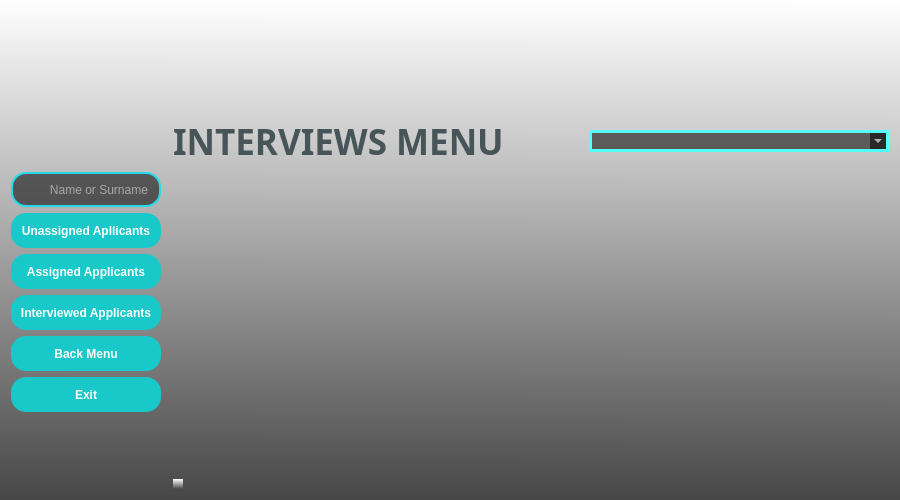
<?xml version="1.0" encoding="UTF-8"?>
<ui version="4.0">
 <class>FormInterviews</class>
 <widget class="QWidget" name="FormInterviews">
  <property name="geometry">
   <rect>
    <x>0</x>
    <y>0</y>
    <width>900</width>
    <height>500</height>
   </rect>
  </property>
  <property name="minimumSize">
   <size>
    <width>840</width>
    <height>500</height>
   </size>
  </property>
  <property name="maximumSize">
   <size>
    <width>16777215</width>
    <height>16777215</height>
   </size>
  </property>
  <property name="windowTitle">
   <string>INTERVIEWS</string>
  </property>
  <property name="windowIcon">
   <iconset>
    <normaloff>pictures/logo1.ico</normaloff>pictures/logo1.ico</iconset>
  </property>
  <property name="styleSheet">
   <string notr="true">background-color: qlineargradient(spread:pad, x1:0.489, y1:1, x2:0.494, y2:0, stop:0 rgba(71, 71, 71, 255), stop:1 rgba(255, 255, 255, 255));</string>
  </property>
  <layout class="QGridLayout" name="gridLayout">
   <item row="6" column="0">
    <widget class="QPushButton" name="pushButtonInterviewedApplicants">
     <property name="sizePolicy">
      <sizepolicy hsizetype="Fixed" vsizetype="Fixed">
       <horstretch>0</horstretch>
       <verstretch>0</verstretch>
      </sizepolicy>
     </property>
     <property name="minimumSize">
      <size>
       <width>150</width>
       <height>35</height>
      </size>
     </property>
     <property name="maximumSize">
      <size>
       <width>160</width>
       <height>35</height>
      </size>
     </property>
     <property name="font">
      <font>
       <bold>true</bold>
      </font>
     </property>
     <property name="styleSheet">
      <string notr="true">QPushButton{
	border-radius : 15px;
	background-color : rgb(25, 200, 200);
	color: rgb(255, 255, 255);
}
QPushButton:hover{
	background-color: rgb(20, 135, 135);
	border: 2px solid rgb(255, 80, 0);
}</string>
     </property>
     <property name="text">
      <string>Interviewed Applicants</string>
     </property>
    </widget>
   </item>
   <item row="8" column="0">
    <widget class="QPushButton" name="pushButtonExit">
     <property name="sizePolicy">
      <sizepolicy hsizetype="Fixed" vsizetype="Fixed">
       <horstretch>0</horstretch>
       <verstretch>0</verstretch>
      </sizepolicy>
     </property>
     <property name="minimumSize">
      <size>
       <width>150</width>
       <height>35</height>
      </size>
     </property>
     <property name="maximumSize">
      <size>
       <width>160</width>
       <height>35</height>
      </size>
     </property>
     <property name="font">
      <font>
       <family>Arial</family>
       <bold>true</bold>
      </font>
     </property>
     <property name="styleSheet">
      <string notr="true">QPushButton{
	border-radius : 15px;
	background-color : rgb(25, 200, 200);
	color: rgb(255, 255, 255);
}
QPushButton:hover{
	background-color: rgb(20, 135, 135);
	border: 2px solid rgb(255, 80, 0);
}</string>
     </property>
     <property name="text">
      <string>Exit</string>
     </property>
    </widget>
   </item>
   <item row="4" column="0">
    <widget class="QPushButton" name="pushButtonUnassignedApplicants">
     <property name="sizePolicy">
      <sizepolicy hsizetype="Fixed" vsizetype="Fixed">
       <horstretch>0</horstretch>
       <verstretch>0</verstretch>
      </sizepolicy>
     </property>
     <property name="minimumSize">
      <size>
       <width>150</width>
       <height>35</height>
      </size>
     </property>
     <property name="maximumSize">
      <size>
       <width>160</width>
       <height>35</height>
      </size>
     </property>
     <property name="font">
      <font>
       <family>Arial</family>
       <bold>true</bold>
      </font>
     </property>
     <property name="styleSheet">
      <string notr="true">QPushButton{
	border-radius : 15px;
	background-color : rgb(25, 200, 200);
	color: rgb(255, 255, 255);
}
QPushButton:hover{
	background-color: rgb(20, 135, 135);
	border: 2px solid rgb(255, 80, 0);
}</string>
     </property>
     <property name="text">
      <string>Unassigned Apllicants</string>
     </property>
    </widget>
   </item>
   <item row="2" column="4" colspan="2">
    <layout class="QHBoxLayout" name="horizontalLayout">
     <item alignment="Qt::AlignRight">
      <widget class="QComboBox" name="comboBoxFilterOptions">
       <property name="minimumSize">
        <size>
         <width>300</width>
         <height>0</height>
        </size>
       </property>
       <property name="styleSheet">
        <string notr="true">QComboBox {
	border-radius : 15px;
	border: 3px solid rgb(85, 255, 255);
	background-color: rgba(0, 0, 0,55%);
	color: rgb(255, 255, 255);
}

QComboBox:hover {
	border: 2px solid rgb(255, 80, 0);
}

QComboBox:focus  {
  border: 2px solid rgb(162, 0, 0);
  background-color: rgb(47, 47, 47);
}
</string>
       </property>
      </widget>
     </item>
    </layout>
   </item>
   <item row="0" column="5">
    <spacer name="horizontalSpacer">
     <property name="orientation">
      <enum>Qt::Horizontal</enum>
     </property>
     <property name="sizeHint" stdset="0">
      <size>
       <width>40</width>
       <height>20</height>
      </size>
     </property>
    </spacer>
   </item>
   <item row="0" column="0">
    <widget class="QLabel" name="labelPicture">
     <property name="maximumSize">
      <size>
       <width>200</width>
       <height>150</height>
      </size>
     </property>
     <property name="styleSheet">
      <string notr="true">background-color: rgba(0, 0, 0,0%);</string>
     </property>
     <property name="text">
      <string/>
     </property>
     <property name="pixmap">
      <pixmap>pictures/interviews_menu.png</pixmap>
     </property>
     <property name="scaledContents">
      <bool>true</bool>
     </property>
    </widget>
   </item>
   <item row="0" column="2">
    <widget class="QLabel" name="labelLogo">
     <property name="maximumSize">
      <size>
       <width>16777215</width>
       <height>150</height>
      </size>
     </property>
     <property name="styleSheet">
      <string notr="true">background-color: rgba(0, 0, 0,0%);</string>
     </property>
     <property name="text">
      <string/>
     </property>
     <property name="pixmap">
      <pixmap>pictures/logo1.ico</pixmap>
     </property>
     <property name="scaledContents">
      <bool>false</bool>
     </property>
    </widget>
   </item>
   <item row="3" column="1" rowspan="7" colspan="5">
    <widget class="QTableWidget" name="tableWidget">
     <property name="sizePolicy">
      <sizepolicy hsizetype="Preferred" vsizetype="Preferred">
       <horstretch>0</horstretch>
       <verstretch>0</verstretch>
      </sizepolicy>
     </property>
     <property name="styleSheet">
      <string notr="true">background-color: rgba(0, 0, 0,0%);</string>
     </property>
     <attribute name="horizontalHeaderDefaultSectionSize">
      <number>170</number>
     </attribute>
    </widget>
   </item>
   <item row="2" column="2" colspan="2">
    <widget class="QLabel" name="labelMenu">
     <property name="minimumSize">
      <size>
       <width>380</width>
       <height>0</height>
      </size>
     </property>
     <property name="maximumSize">
      <size>
       <width>16777215</width>
       <height>60</height>
      </size>
     </property>
     <property name="font">
      <font>
       <family>Arial Black</family>
       <pointsize>26</pointsize>
       <bold>true</bold>
      </font>
     </property>
     <property name="styleSheet">
      <string notr="true">background-color: rgba(0, 0, 0,0%);
color: rgb(71, 84, 88);</string>
     </property>
     <property name="text">
      <string>INTERVIEWS MENU</string>
     </property>
     <property name="scaledContents">
      <bool>true</bool>
     </property>
    </widget>
   </item>
   <item row="3" column="0">
    <widget class="QLineEdit" name="lineEditSearch">
     <property name="enabled">
      <bool>true</bool>
     </property>
     <property name="sizePolicy">
      <sizepolicy hsizetype="Fixed" vsizetype="Fixed">
       <horstretch>0</horstretch>
       <verstretch>0</verstretch>
      </sizepolicy>
     </property>
     <property name="minimumSize">
      <size>
       <width>150</width>
       <height>35</height>
      </size>
     </property>
     <property name="maximumSize">
      <size>
       <width>160</width>
       <height>35</height>
      </size>
     </property>
     <property name="focusPolicy">
      <enum>Qt::StrongFocus</enum>
     </property>
     <property name="styleSheet">
      <string notr="true">QLineEdit {
  border: 2px solid rgb(35, 218, 233);
  border-radius: 15px;
  color: #FFF;
  padding-left: 15px;
  background-color: rgba(0, 0, 0,55%); 
}

QLineEdit:hover {
	border: 2px solid rgb(255, 80, 0);
}

QLineEdit:focus  {
  border: 2px solid rgb(162, 0, 0);
  background-color: rgb(47, 47, 47);
}
</string>
     </property>
     <property name="text">
      <string/>
     </property>
     <property name="placeholderText">
      <string>      Name or Surname</string>
     </property>
    </widget>
   </item>
   <item row="0" column="3" colspan="2">
    <widget class="QLabel" name="label">
     <property name="sizePolicy">
      <sizepolicy hsizetype="Preferred" vsizetype="Preferred">
       <horstretch>0</horstretch>
       <verstretch>0</verstretch>
      </sizepolicy>
     </property>
     <property name="minimumSize">
      <size>
       <width>0</width>
       <height>100</height>
      </size>
     </property>
     <property name="maximumSize">
      <size>
       <width>16777215</width>
       <height>100</height>
      </size>
     </property>
     <property name="styleSheet">
      <string notr="true">background-color: rgba(0, 0, 0,0%);</string>
     </property>
     <property name="text">
      <string/>
     </property>
     <property name="pixmap">
      <pixmap>pictures/logo2.png</pixmap>
     </property>
     <property name="scaledContents">
      <bool>true</bool>
     </property>
    </widget>
   </item>
   <item row="7" column="0">
    <widget class="QPushButton" name="pushButtonBackMenu">
     <property name="sizePolicy">
      <sizepolicy hsizetype="Fixed" vsizetype="Fixed">
       <horstretch>0</horstretch>
       <verstretch>0</verstretch>
      </sizepolicy>
     </property>
     <property name="minimumSize">
      <size>
       <width>150</width>
       <height>35</height>
      </size>
     </property>
     <property name="maximumSize">
      <size>
       <width>160</width>
       <height>35</height>
      </size>
     </property>
     <property name="font">
      <font>
       <family>Arial</family>
       <bold>true</bold>
      </font>
     </property>
     <property name="styleSheet">
      <string notr="true">QPushButton{
	border-radius : 15px;
	background-color : rgb(25, 200, 200);
	color: rgb(255, 255, 255);
}
QPushButton:hover{
	background-color: rgb(20, 135, 135);
	border: 2px solid rgb(255, 80, 0);
}</string>
     </property>
     <property name="text">
      <string>Back Menu</string>
     </property>
    </widget>
   </item>
   <item row="10" column="2">
    <widget class="QLabel" name="labelInfo1">
     <property name="enabled">
      <bool>false</bool>
     </property>
     <property name="minimumSize">
      <size>
       <width>10</width>
       <height>10</height>
      </size>
     </property>
     <property name="maximumSize">
      <size>
       <width>10</width>
       <height>10</height>
      </size>
     </property>
     <property name="text">
      <string/>
     </property>
    </widget>
   </item>
   <item row="5" column="0">
    <widget class="QPushButton" name="pushButtonAssignedApplicants">
     <property name="minimumSize">
      <size>
       <width>150</width>
       <height>35</height>
      </size>
     </property>
     <property name="maximumSize">
      <size>
       <width>160</width>
       <height>35</height>
      </size>
     </property>
     <property name="font">
      <font>
       <bold>true</bold>
      </font>
     </property>
     <property name="styleSheet">
      <string notr="true">QPushButton{
	border-radius : 15px;
	background-color : rgb(25, 200, 200);
	color: rgb(255, 255, 255);
}
QPushButton:hover{
	background-color: rgb(20, 135, 135);
	border: 2px solid rgb(255, 80, 0);
}</string>
     </property>
     <property name="text">
      <string>Assigned Applicants</string>
     </property>
    </widget>
   </item>
  </layout>
  <zorder>lineEditSearch</zorder>
  <zorder>labelPicture</zorder>
  <zorder>labelLogo</zorder>
  <zorder>tableWidget</zorder>
  <zorder>label</zorder>
  <zorder>pushButtonUnassignedApplicants</zorder>
  <zorder>pushButtonInterviewedApplicants</zorder>
  <zorder>pushButtonBackMenu</zorder>
  <zorder>pushButtonExit</zorder>
  <zorder>labelInfo1</zorder>
  <zorder>labelMenu</zorder>
  <zorder>pushButtonAssignedApplicants</zorder>
 </widget>
 <tabstops>
  <tabstop>tableWidget</tabstop>
 </tabstops>
 <resources/>
 <connections/>
</ui>
